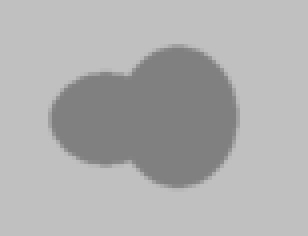
%> input picture code/DRLSE_v0/DRLSE_v0/gourd.bmp, 77 x 59 px (shown 4 times larger)
$ octave demo_2.m   (GNU Octave 9; MATLAB toolbox functions it lacks are replaced by stand-ins)
%> lines starting %> are read from the running program, lines starting %| are printed output that depends on the picture; in (x1, y1, x2, y2) boxes, pixels count from 0 and x2, y2 are one past the last pixel; in counts of white or black regions, pixels touching at a corner belong together; the program's own positions count from 1
%  This Matlab code demonstrates an edge-based active contour model as an application of
%  the Distance Regularized Level Set Evolution (DRLSE) formulation in the following paper:
%
%  C. Li, C. Xu, C. Gui, M. D. Fox, "Distance Regularized Level Set Evolution and Its Application to Image Segmentation",
%     IEEE Trans. Image Processing, vol. 19 (12), pp. 3243-3254, 2010.
%
% Author: Chunming Li, all rights reserved
% E-mail: lchunming@gmail.com
%         li_chunming@hotmail.com
% URL:  http://www.imagecomputing.org/~cmli/

clear all;
close all;

Img = imread('gourd.bmp'); % real miscroscope image of cells
%> Img is the input picture: size 59x77 uint8; min 128, max 192, mean 175.4
Img=double(Img(:,:,1));
%> Img: size 59x77 double
%% parameter setting
timestep=5;  % time step
mu=0.2/timestep;  % coefficient of the distance regularization term R(phi)
iter_inner=5;
iter_outer=40;
lambda=5; % coefficient of the weighted length term L(phi)
alfa=1.5;  % coefficient of the weighted area term A(phi)
epsilon=1.5; % papramater that specifies the width of the DiracDelta function

sigma=1.5;     % scale parameter in Gaussian kernel
G=fspecial('gaussian',15,sigma);
Img_smooth=conv2(Img,G,'same');  % smooth image by Gaussiin convolution
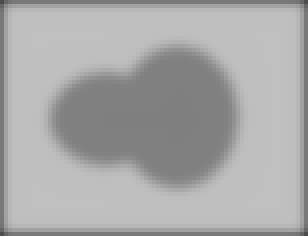
%> Img_smooth: size 59x77 double (shown 4 times larger); min 76.93, max 192, mean 168.9
[Ix,Iy]=gradient(Img_smooth);
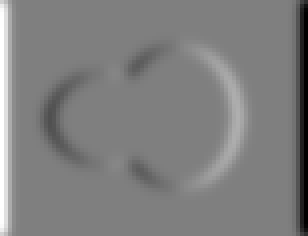
%> Ix: size 59x77 double (shown 4 times larger); min -40.89, max 40.89, mean 0; drawn with min black and max white
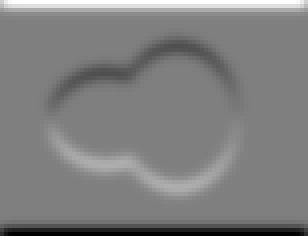
%> Iy: size 59x77 double (shown 4 times larger); min -40.89, max 40.89, mean 0; mean of the top-left, top-right, bottom-left and bottom-right quarters 1.6, 1.9, -1.6, -1.8; drawn with min black and max white
f=Ix.^2+Iy.^2;
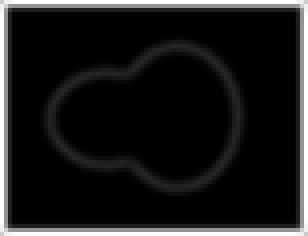
%> f: size 59x77 double (shown 4 times larger); min 0, max 1671.9, mean 185.4; drawn with min black and max white
g=1./(1+f);  % edge indicator function.
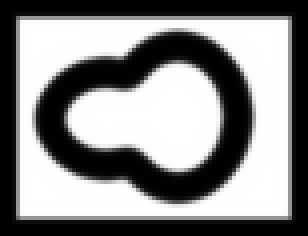
%> g: size 59x77 double (shown 4 times larger); min 0.000598, max 1, mean 0.537

% initialize LSF as binary step function
c0=2;
initialLSF=c0*ones(size(Img));
% generate the initial region R0 as a rectangle
initialLSF(10:55, 10:75)=-c0;
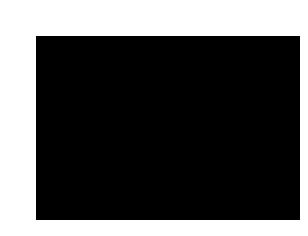
%> initialLSF: size 59x77 double (shown 4 times larger); values -2 (black) and 2 (white), 33.2% white; 1 white region, box (x1, y1, x2, y2) and area: (0, 0, 77, 59) 1507
phi=initialLSF;

figure(1);
mesh(-phi);   % for a better view, the LSF is displayed upside down
hold on;  contour(phi, [0,0], 'r','LineWidth',2);
title('Initial level set function');
view([-80 35]);

figure(2);
imagesc(Img,[0, 255]); axis off; axis equal; colormap(gray); hold on;  contour(phi, [0,0], 'r');
title('Initial zero level contour');
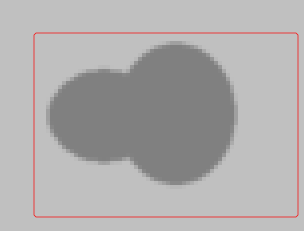
%> figure redrawn from the program's plot data; shown 4 times larger; its title reads 'Initial zero level contour'
pause(0.5);

potential=2;
if potential ==1
    potentialFunction = 'single-well';  % use single well potential p1(s)=0.5*(s-1)^2, which is good for region-based model
elseif potential == 2
    potentialFunction = 'double-well';  % use double-well potential in Eq. (16), which is good for both edge and region based models
else
    potentialFunction = 'double-well';  % default choice of potential function
end


% start level set evolution
for n=1:iter_outer
%> (the run ends here)
